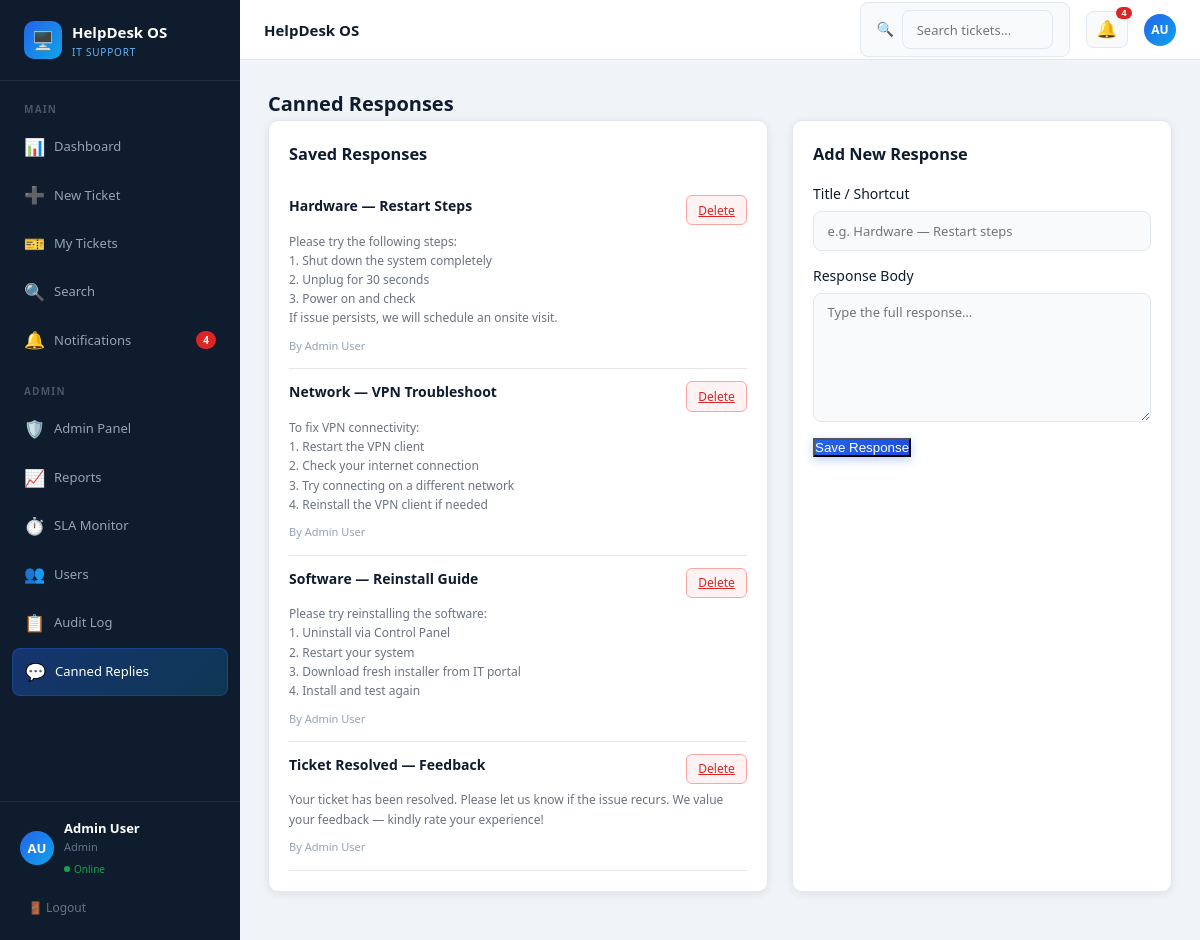
The page /admin/canned_responses.php (signed in) on the database its author committed.
### tables this page shows
CREATE TABLE IF NOT EXISTS canned_responses (
    id         INT AUTO_INCREMENT PRIMARY KEY,
    title      VARCHAR(150) NOT NULL,
    body       TEXT NOT NULL,
    created_by INT NOT NULL,
    created_at TIMESTAMP DEFAULT CURRENT_TIMESTAMP,
    FOREIGN KEY (created_by) REFERENCES users(id) ON DELETE CASCADE
);

CREATE TABLE users (
    id          INT AUTO_INCREMENT PRIMARY KEY,
    name        VARCHAR(100) NOT NULL,
    email       VARCHAR(150) NOT NULL UNIQUE,
    password    VARCHAR(255) NOT NULL,
    role        ENUM('user','admin') DEFAULT 'user',
    department  VARCHAR(100),
    created_at  TIMESTAMP DEFAULT CURRENT_TIMESTAMP
);

### admin/canned_responses.php (the view, shortened to what this page needs)
<?php
require_once '../includes/db.php';
require_once '../includes/header.php';
$responses = $conn->query("SELECT cr.*, u.name FROM canned_responses cr JOIN users u ON cr.created_by=u.id ORDER BY cr.title");
?>
<h1 class="page-title">Canned Responses</h1>
<div style="display:grid;grid-template-columns:1fr 380px;gap:1.5rem">
    <div class="card">
        <h3 style="margin-bottom:1rem">Saved Responses</h3>
        <?php while ($r = $responses->fetch_assoc()): ?>
        <div style="padding:12px 0;border-bottom:1px solid #e5e7eb">
            <div style="display:flex;justify-content:space-between;align-items:flex-start">
                <strong style="font-size:14px"><?= htmlspecialchars($r['title']) ?></strong>
                <a href="?delete=<?= $r['id'] ?>" class="btn-sm btn-danger" onclick="return confirm('Delete?')">Delete</a>
            </div>
            <p style="font-size:12px;color:#6b7280;margin:.4rem 0"><?= nl2br(htmlspecialchars($r['body'])) ?></p>
            <span style="font-size:11px;color:#94a3b8">By <?= htmlspecialchars($r['name']) ?></span>
        </div>
        <?php endwhile; ?>
    </div>
    <div class="card">
        <h3 style="margin-bottom:1rem">Add New Response</h3>
        <form method="POST">
            <div class="form-group"><label>Title / Shortcut</label><input type="text" name="title" required placeholder="e.g. Hardware — Restart steps"></div>
            <div class="form-group"><label>Response Body</label><textarea name="body" rows="6" required placeholder="Type the full response…"></textarea></div>
            <button type="submit" name="add" class="btn-primary">Save Response</button>
        </form>
    </div>
</div>
<?php require_once '../includes/footer.php'; ?>

### assets/css/style.css (style rules this page uses)
*, *::before, *::after { box-sizing: border-box; margin: 0; padding: 0; }
:root { --navy: #0f1c2e; --navy2: #1a3a5c; --primary: #2563eb; --primary-h: #1d4ed8; --teal: #0ea5e9; --white: #fff; --bg: #f0f4f8; --card: #fff; --border: #e2e8f0; --text: #0f1c2e; --muted: #64748b; --light: #f8fafc; --success: #16a34a; --warning: #d97706; --danger: #dc2626; --info: #0891b2; --radius: 10px; --shadow: 0 2px 8px rgba(0,0,0,.08); --shadow-lg: 0 8px 24px rgba(0,0,0,.12); --sidebar-w: 240px; }
body { font-family: 'Segoe UI',system-ui,sans-serif; background: var(--bg); color: var(--text); font-size: 14px; line-height: 1.6; }
.page-title { font-size: 20px; font-weight: 700; }
.card { background: var(--card); border: 1px solid var(--border); border-radius: var(--radius); padding: 1.25rem; margin-bottom: 1.25rem; box-shadow: var(--shadow); }
.btn-primary { background: linear-gradient(135deg,var(--primary),var(--primary-h)); color: #fff; box-shadow: 0 3px 10px rgba(37,99,235,.3); }
.btn-danger { background: #fef2f2; color: var(--danger); border: 1px solid #fca5a5; }
.btn-sm { padding: .28rem .7rem; font-size: 12px; border-radius: 6px; }
.form-group { display: flex; flex-direction: column; gap: .35rem; margin-bottom: .85rem; }
input[type=text], input[type=email], input[type=password], input[type=date], select, textarea { width: 100%; padding: .62rem .85rem; border: 1.5px solid var(--border); border-radius: 8px; font-size: 13px; color: var(--text); background: var(--light); outline: none; transition: all .2s; font-family: inherit; }
textarea { resize: vertical; min-height: 90px; }

### rows shown on the page
canned_responses: title "Hardware — Restart Steps", body "Please try the following steps: 1. Shut down the system completely 2. Unplug for 30 seconds 3. Power on and check If issue persists, we will schedule an onsite visit.", created_by.name "Admin User"
canned_responses: title "Network — VPN Troubleshoot", body "To fix VPN connectivity: 1. Restart the VPN client 2. Check your internet connection 3. Try connecting on a different network 4. Reinstall the VPN client if needed", created_by.name "Admin User"
canned_responses: title "Software — Reinstall Guide", body "Please try reinstalling the software: 1. Uninstall via Control Panel 2. Restart your system 3. Download fresh installer from IT portal 4. Install and test again", created_by.name "Admin User"
canned_responses: title "Ticket Resolved — Feedback", body "Your ticket has been resolved. Please let us know if the issue recurs. We value your feedback — kindly rate your experience!", created_by.name "Admin User"

### other values the page prints
$notif_count "4"
getInitials(current_user_name()) "AU"
current_user_name() "Admin User"
current_role() "Admin"
